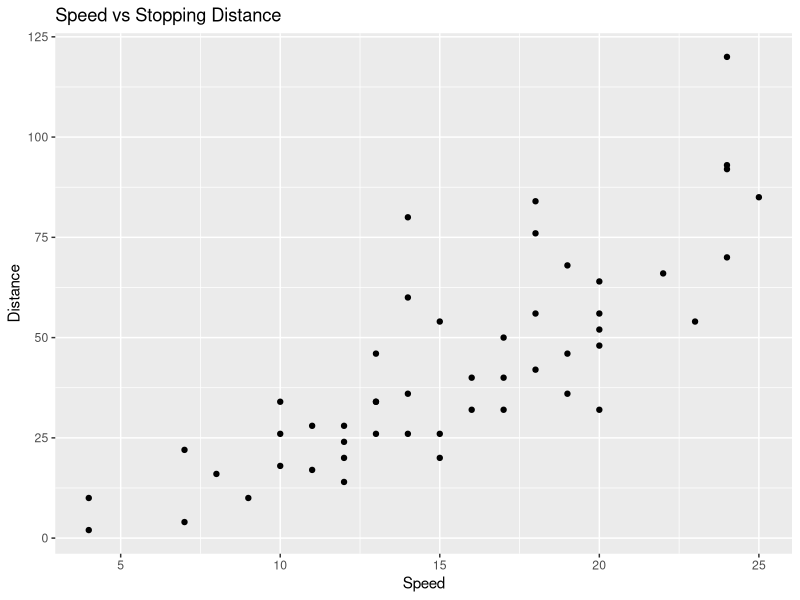

Here is the R script that generated this plot:
## ---- chunk 1
summary(cars)
## ---- chunk 2
library(ggplot2)
ggplot(cars, aes(x= speed, y = dist)) + 

geom_point() + 
labs(title = "Speed vs Stopping Distance", x = "Speed", y = "Distance")
